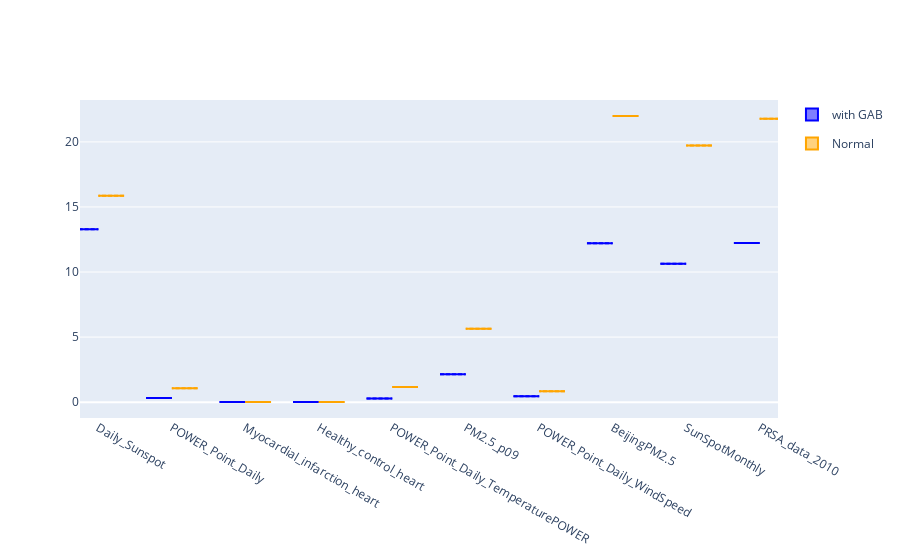

Notebook source saved alongside this figure:
### Code cell
import plotly.graph_objects as go

import pandas as pd

#df = pd.read_csv("https://raw.githubusercontent.com/plotly/datasets/master/violin_data.csv")

fig = go.Figure()

fig.add_trace(go.Violin(x=rmse['Unnamed: 0'],
                        y=rmse['Gab_bilstm'],
                        legendgroup='with GAB', scalegroup='with GAB', name='with GAB',
                        side='negative',
                        line_color='blue')
             )
fig.add_trace(go.Violin(x=rmse['Unnamed: 0'],
                        y=rmse['BiLSTM'],
                        legendgroup='Normal', scalegroup='Normal', name='Normal',
                        side='positive',
                        line_color='orange')
             )
fig.update_traces(meanline_visible=True)
fig.update_layout(violingap=0, violinmode='overlay')
fig.show()

### Figure 1 — Plotly figure (JSON) as saved in the notebook; plotly's stock layout.template omitted (floating-point values rounded to 4 significant figures)
{"data": [{"legendgroup": "with GAB", "line": {"color": "blue"}, "meanline": {"visible": true}, "name": "with GAB", "scalegroup": "with GAB", "side": "negative", "type": "violin", "x": ["Daily_Sunspot", "POWER_Point_Daily", "Myocardial_infarction_heart", "Healthy_control_heart", "POWER_Point_Daily_TemperaturePOWER", "PM2.5_p09", "POWER_Point_Daily_WindSpeed", "BeijingPM2.5", "SunSpotMonthly", "PRSA_data_2010"], "y": [13.29, 0.322, 0.005588, 0.01427, 0.278, 2.144, 0.453, 12.22, 10.64, 12.22]}, {"legendgroup": "Normal", "line": {"color": "orange"}, "meanline": {"visible": true}, "name": "Normal", "scalegroup": "Normal", "side": "positive", "type": "violin", "x": ["Daily_Sunspot", "POWER_Point_Daily", "Myocardial_infarction_heart", "Healthy_control_heart", "POWER_Point_Daily_TemperaturePOWER", "PM2.5_p09", "POWER_Point_Daily_WindSpeed", "BeijingPM2.5", "SunSpotMonthly", "PRSA_data_2010"], "y": [15.86, 1.071, 0.01068, 0.01937, 1.162, 5.646, 0.8395, 22.0, 19.73, 21.77]}], "layout": {"autosize": true, "dragmode": "zoom", "violingap": 0, "violinmode": "overlay", "xaxis": {"autorange": true, "range": [-0.25, 9.25], "showspikes": false, "type": "category"}, "yaxis": {"autorange": true, "range": [-1.216, 23.22], "showspikes": false, "type": "linear"}}}
